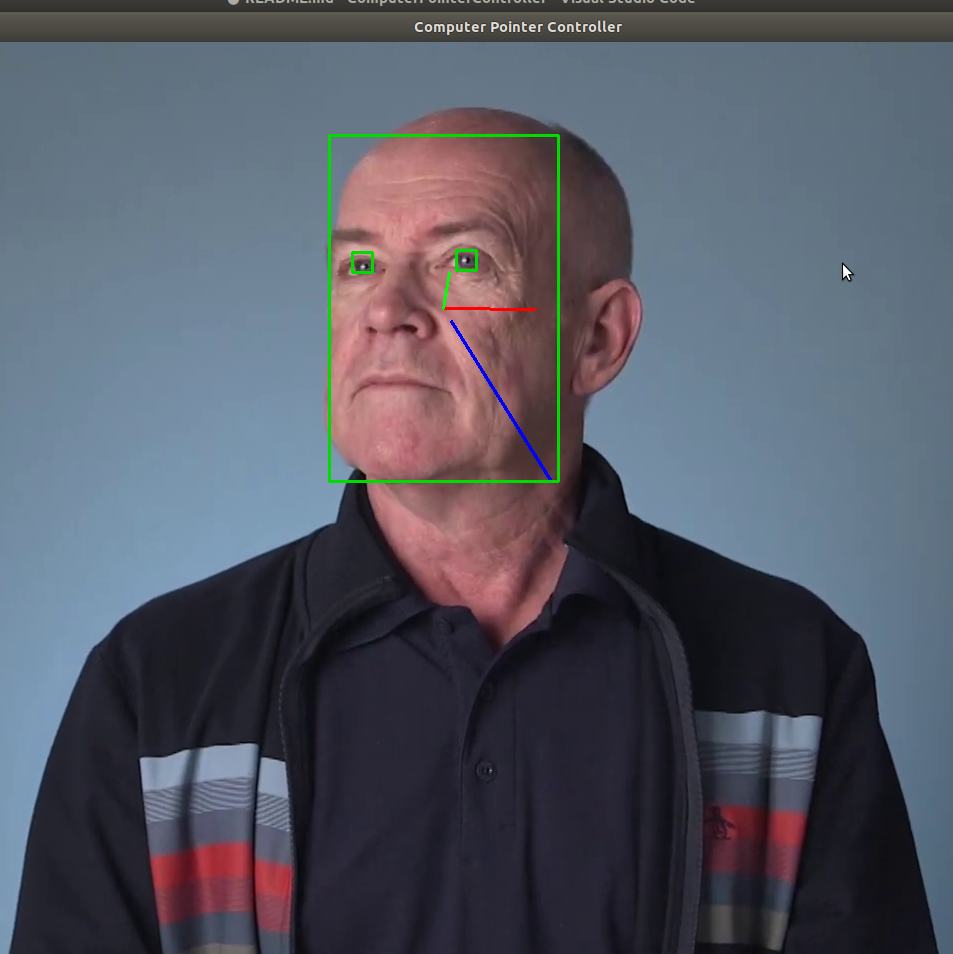
#> input picture cpc_image.png, 953 x 954 px
$ python -i utils.py   (imports and definitions only)
#> lines starting #> are read from the running program, lines starting #| are printed output that depends on the picture
#> further down, picture is the input picture: shape (954, 953, 3); mean B, G, R 99.8, 88.1, 84.8

import math
import numpy as np
import cv2

# ref: https://www.learnopencv.com/rotation-matrix-to-euler-angles/
# [109 lines left out: functions draw_axes, build_camera_matrix, get_center, get_sparse_neighbor, not called in this run]

#ref: https://towardsdatascience.com/image-enhancement-techniques-using-opencv-and-python-9191d5c30d45
def enhance_frame(image):
    #-----Converting image to LAB Color model
    lab = cv2.cvtColor(image, cv2.COLOR_BGR2LAB)
#> lab: shape (954, 953, 3); mean of channels 0, 1, 2 94.4, 130.3, 121.3

    #Splitting the LAB image to different channels
    l, a, b = cv2.split(lab)
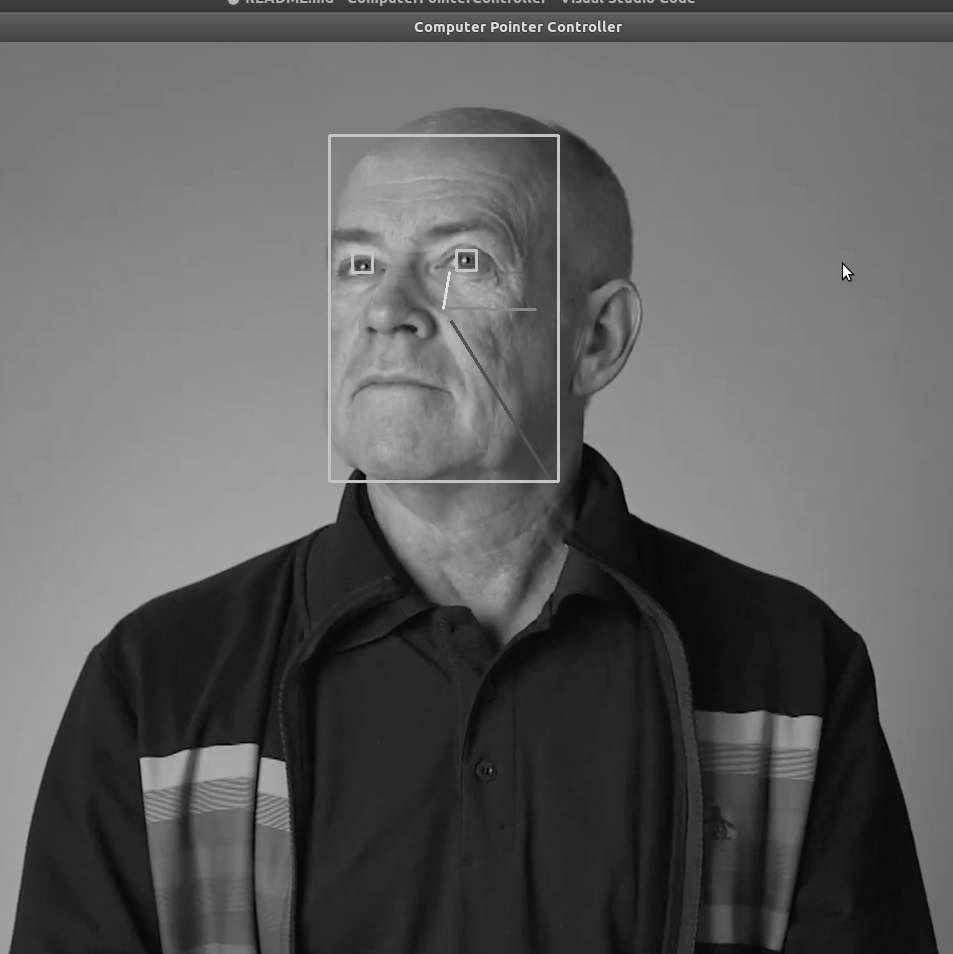
#> l: shape (954, 953); min 0, max 255, mean 94.4
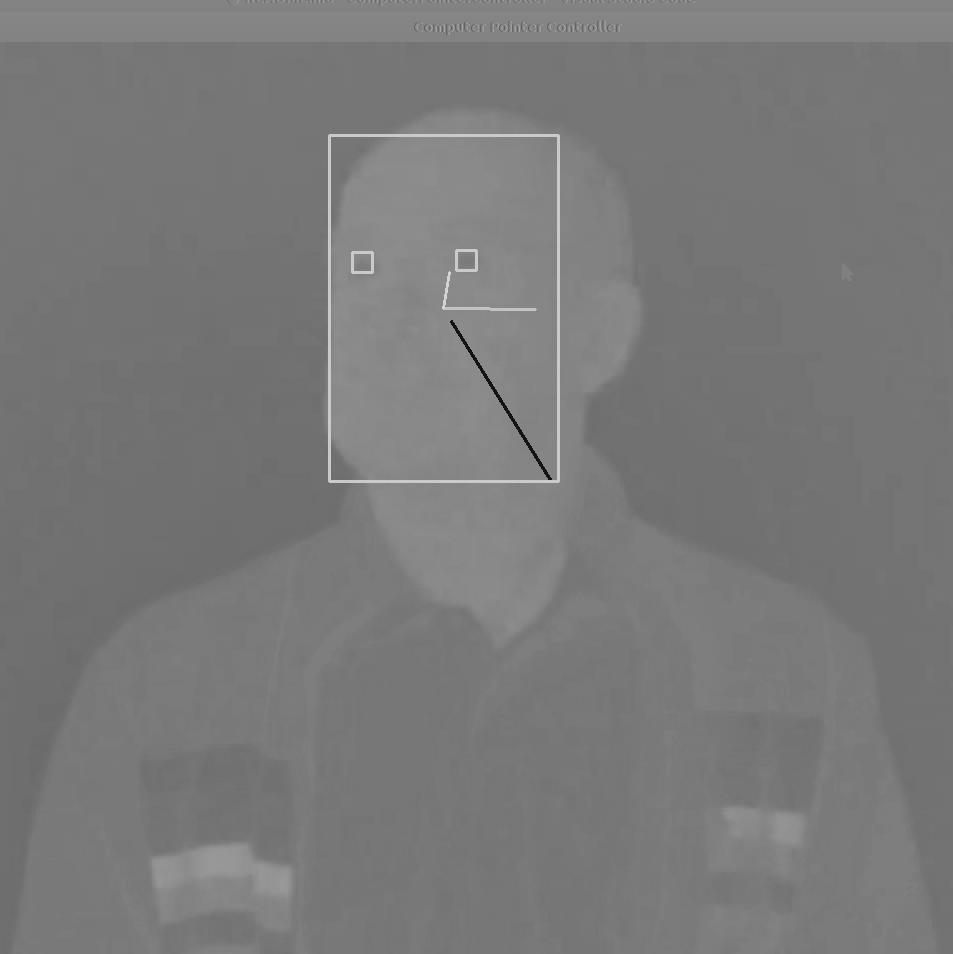
#> b: shape (954, 953); min 20, max 211, mean 121.3

    #Applying CLAHE to L-channel
    clahe = cv2.createCLAHE(clipLimit=3.0, tileGridSize=(8,8))
    cl = clahe.apply(l)
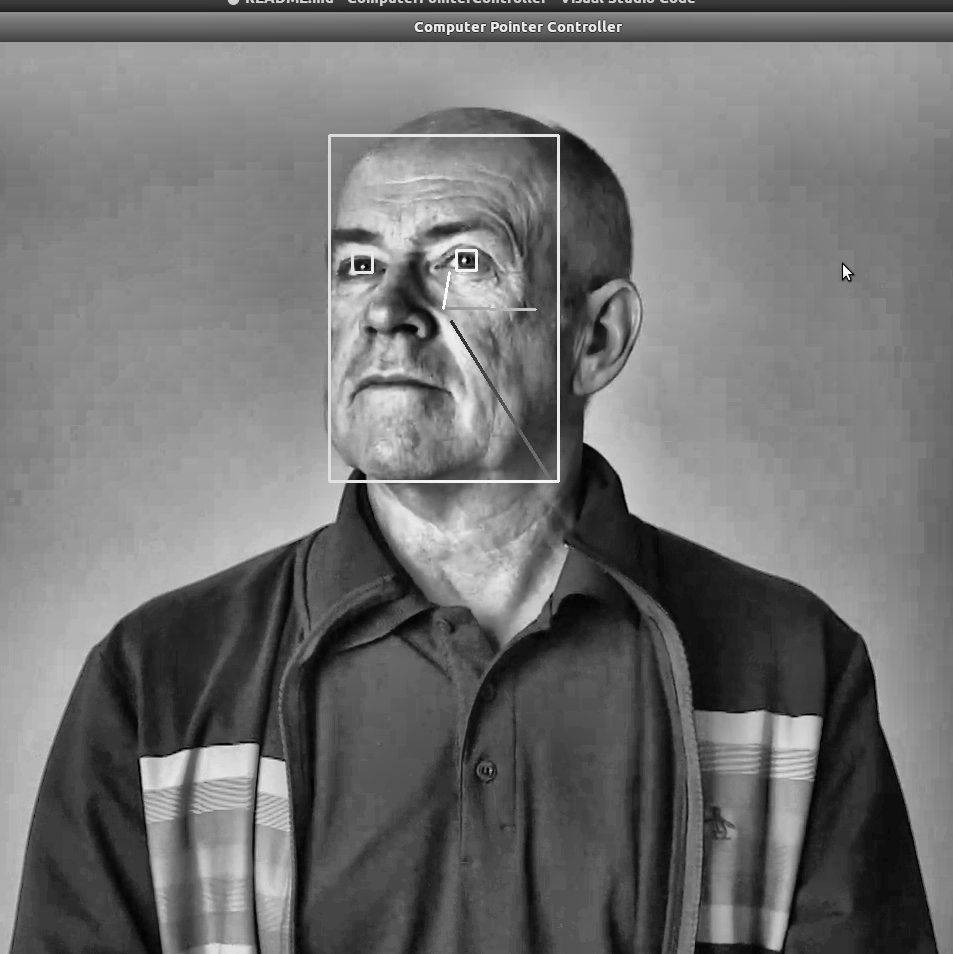
#> cl: shape (954, 953); min 1, max 255, mean 113.6

    #Merge the CLAHE enhanced L-channel with the a and b channel
    limg = cv2.merge((cl,a,b))
#> limg: shape (954, 953, 3); mean of channels 0, 1, 2 113.6, 130.3, 121.3

    #Converting image from LAB Color model to RGB model
    final = cv2.cvtColor(limg, cv2.COLOR_LAB2BGR)
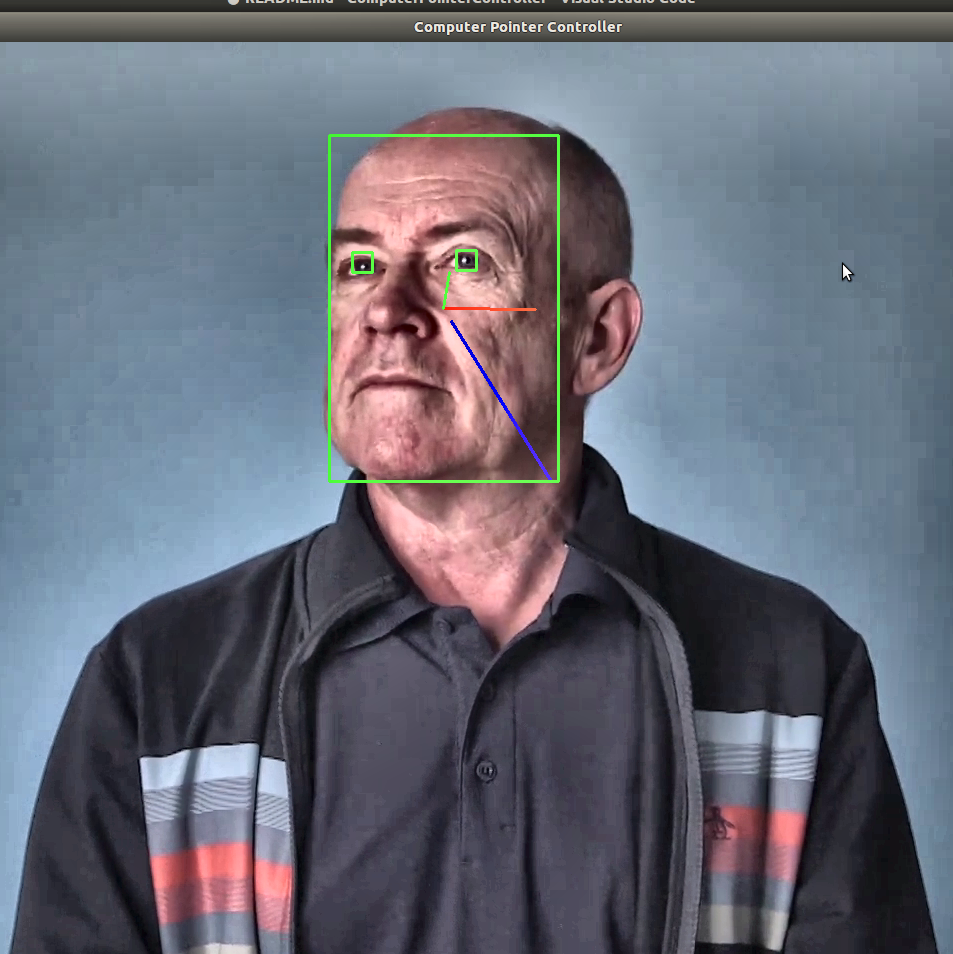
#> final: shape (954, 953, 3); mean B, G, R 118.4, 106.4, 103.4

    return final

# [6 lines left out: function increase_bright_contrast, not called in this run]

>>> import cv2
>>> picture = cv2.imread('../cpc_image.png')
>>> result = enhance_frame(picture)
